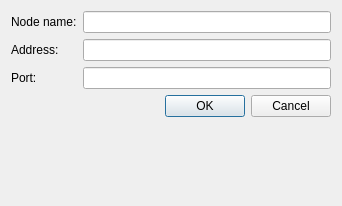
<?xml version="1.0" encoding="UTF-8"?>
<ui version="4.0">
 <class>EditSliverDialog</class>
 <widget class="QDialog" name="EditSliverDialog">
  <property name="geometry">
   <rect>
    <x>0</x>
    <y>0</y>
    <width>342</width>
    <height>206</height>
   </rect>
  </property>
  <property name="windowTitle">
   <string>Edit sliver</string>
  </property>
  <layout class="QVBoxLayout" name="verticalLayout">
   <item>
    <layout class="QFormLayout" name="formLayout">
     <property name="fieldGrowthPolicy">
      <enum>QFormLayout::AllNonFixedFieldsGrow</enum>
     </property>
     <item row="0" column="0">
      <widget class="QLabel" name="label">
       <property name="text">
        <string>Node name:</string>
       </property>
      </widget>
     </item>
     <item row="0" column="1">
      <widget class="QLineEdit" name="siteNameEdit"/>
     </item>
     <item row="1" column="0">
      <widget class="QLabel" name="label_2">
       <property name="text">
        <string>Address:</string>
       </property>
      </widget>
     </item>
     <item row="1" column="1">
      <widget class="QLineEdit" name="addressEdit"/>
     </item>
     <item row="2" column="0">
      <widget class="QLabel" name="label_3">
       <property name="text">
        <string>Port:</string>
       </property>
      </widget>
     </item>
     <item row="2" column="1">
      <widget class="QLineEdit" name="portEdit"/>
     </item>
     <item row="3" column="0" colspan="2">
      <widget class="QDialogButtonBox" name="buttonBox">
       <property name="orientation">
        <enum>Qt::Horizontal</enum>
       </property>
       <property name="standardButtons">
        <set>QDialogButtonBox::Cancel|QDialogButtonBox::Ok</set>
       </property>
      </widget>
     </item>
    </layout>
   </item>
  </layout>
 </widget>
 <resources/>
 <connections>
  <connection>
   <sender>buttonBox</sender>
   <signal>accepted()</signal>
   <receiver>EditSliverDialog</receiver>
   <slot>accept()</slot>
   <hints>
    <hint type="sourcelabel">
     <x>248</x>
     <y>254</y>
    </hint>
    <hint type="destinationlabel">
     <x>157</x>
     <y>274</y>
    </hint>
   </hints>
  </connection>
  <connection>
   <sender>buttonBox</sender>
   <signal>rejected()</signal>
   <receiver>EditSliverDialog</receiver>
   <slot>reject()</slot>
   <hints>
    <hint type="sourcelabel">
     <x>316</x>
     <y>260</y>
    </hint>
    <hint type="destinationlabel">
     <x>286</x>
     <y>274</y>
    </hint>
   </hints>
  </connection>
 </connections>
</ui>
